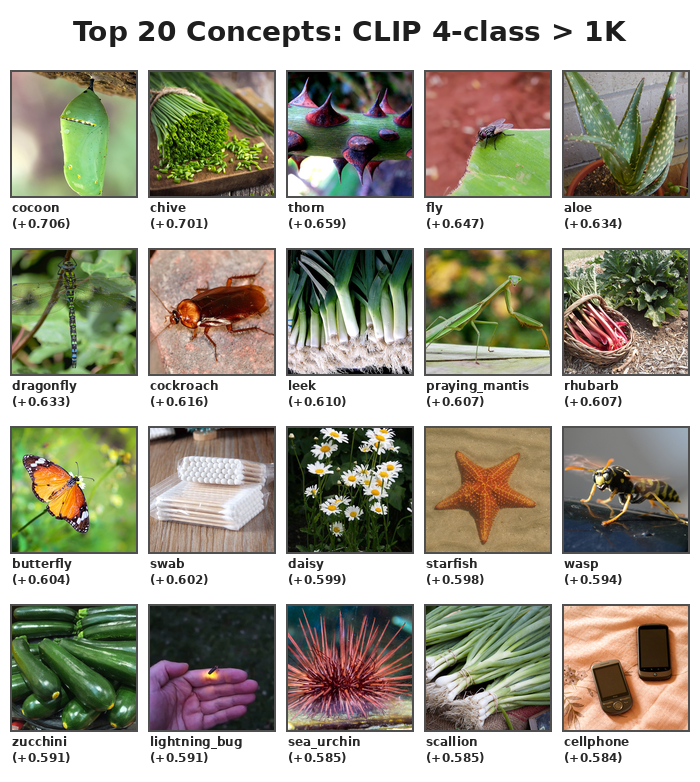
#> input picture experiments/things_visualizations/figures/collage_clip4_wins.png, 700 x 782 px
$ python supp_s14_image_collages.py
#> lines starting #> are read from the running program, lines starting #| are printed output that depends on the picture
"""
Supplementary Figure S14: Image Collages (Concepts Where Coarse Wins vs 1000-way Wins).

Composites the existing collage images side by side with panel labels.
Uses pre-generated collages from experiments/things_visualizations/figures/.

Run from project root:
    python manuscript/figures/supplementary/supp_s14_image_collages.py
"""

import os
import sys
from PIL import Image, ImageDraw, ImageFont

sys.path.insert(0, os.path.join(os.path.dirname(__file__), "..", "..", ".."))

OUTPUT_DIR = os.path.dirname(os.path.abspath(__file__))
OUTPUT_PATH = os.path.join(OUTPUT_DIR, "supp_s14_image_collages.png")

COLLAGE_DIR = os.path.join(
    os.path.dirname(__file__), "..", "..", "..",
    "experiments", "things_visualizations", "figures"
)
COLLAGE_CLIP4_PATH = os.path.join(COLLAGE_DIR, "collage_clip4_wins.png")
COLLAGE_1K_PATH = os.path.join(COLLAGE_DIR, "collage_1k_wins.png")


def get_font(size):
    """Load a bold font at the given size, with fallbacks."""
    for path in [
        "/usr/share/fonts/dejavu/DejaVuSans-Bold.ttf",
        "/usr/share/fonts/truetype/dejavu/DejaVuSans-Bold.ttf",
        "/usr/share/fonts/liberation/LiberationSans-Bold.ttf",
    ]:
        try:
            return ImageFont.truetype(path, size)
        except OSError:
            continue
    return ImageFont.load_default()


def main():
    # Check existing collages
    if not os.path.exists(COLLAGE_CLIP4_PATH):
        print(f"ERROR: Missing {COLLAGE_CLIP4_PATH}")
        print("Run: python experiments/things_visualizations/characterize_discrepant.py")
        return
    if not os.path.exists(COLLAGE_1K_PATH):
        print(f"ERROR: Missing {COLLAGE_1K_PATH}")
        print("Run: python experiments/things_visualizations/characterize_discrepant.py")
        return

    print("Loading existing collage images...")
    img_clip4 = Image.open(COLLAGE_CLIP4_PATH)
#> img_clip4 is the input picture: PIL image 700x782 RGB; mean R, G, B 168.7, 166.3, 151.1
    img_1k = Image.open(COLLAGE_1K_PATH)
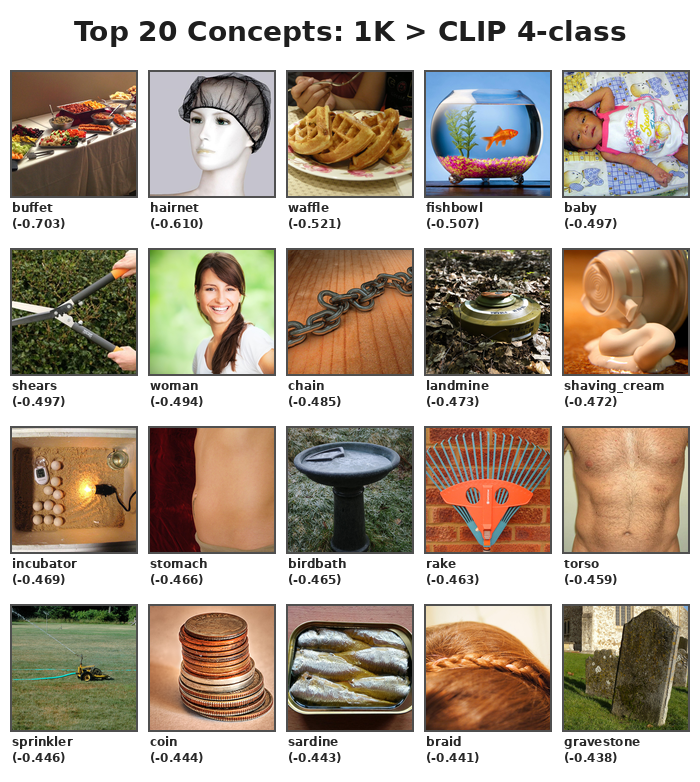
#> input picture experiments/things_visualizations/figures/collage_1k_wins.png, 700 x 782 px
#> img_1k is the input picture: PIL image 700x782 RGB; mean R, G, B 180, 167.1, 152.7

    # Add panel labels (a, b)
    gap = 40
    label_height = 50
    margin = 20

    # Resize to same height if needed
    max_h = max(img_clip4.height, img_1k.height)
#> max_h = 782
    if img_clip4.height != max_h:
        scale = max_h / img_clip4.height
        img_clip4 = img_clip4.resize(
            (int(img_clip4.width * scale), max_h), Image.LANCZOS
        )
    if img_1k.height != max_h:
        scale = max_h / img_1k.height
        img_1k = img_1k.resize(
            (int(img_1k.width * scale), max_h), Image.LANCZOS
        )

    total_w = img_clip4.width + gap + img_1k.width + 2 * margin
#> total_w = 1480
    total_h = max_h + label_height + margin
#> total_h = 852

    canvas = Image.new("RGB", (total_w, total_h), (255, 255, 255))
#> canvas: PIL image 1480x852 RGB; every value is 255
    draw = ImageDraw.Draw(canvas)

    # Panel labels
    font = get_font(32)
    x_left = margin
    x_right = margin + img_clip4.width + gap
#> x_right = 760

    draw.text((x_left, 8), "a", fill=(30, 30, 30), font=font)
    draw.text((x_right, 8), "b", fill=(30, 30, 30), font=font)

    # Paste collages
    canvas.paste(img_clip4, (x_left, label_height))
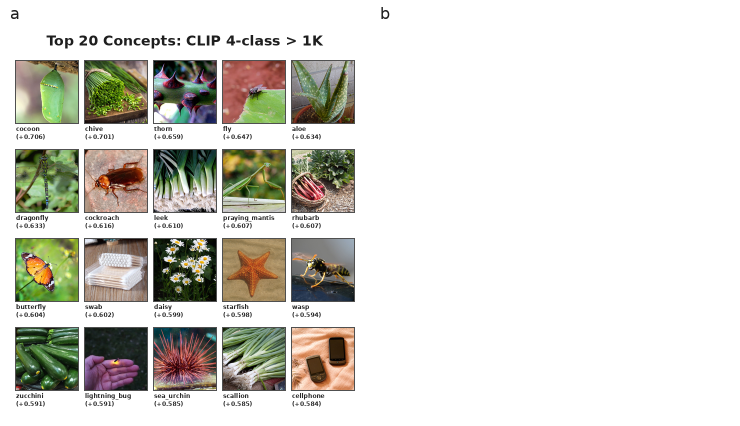
#> canvas: PIL image 1480x852 RGB (shown at 1/2 size); mean R, G, B 217.5, 216.5, 209.9
    canvas.paste(img_1k, (x_right, label_height))
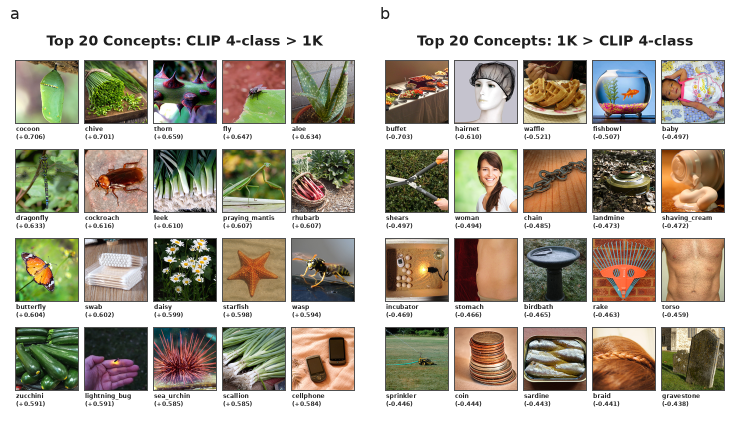
#> canvas: PIL image 1480x852 RGB (shown at 1/2 size); mean R, G, B 184.9, 178.3, 165.5

    canvas.save(OUTPUT_PATH, dpi=(300, 300))
    print(f"Saved: {OUTPUT_PATH}")


if __name__ == "__main__":
    main()
